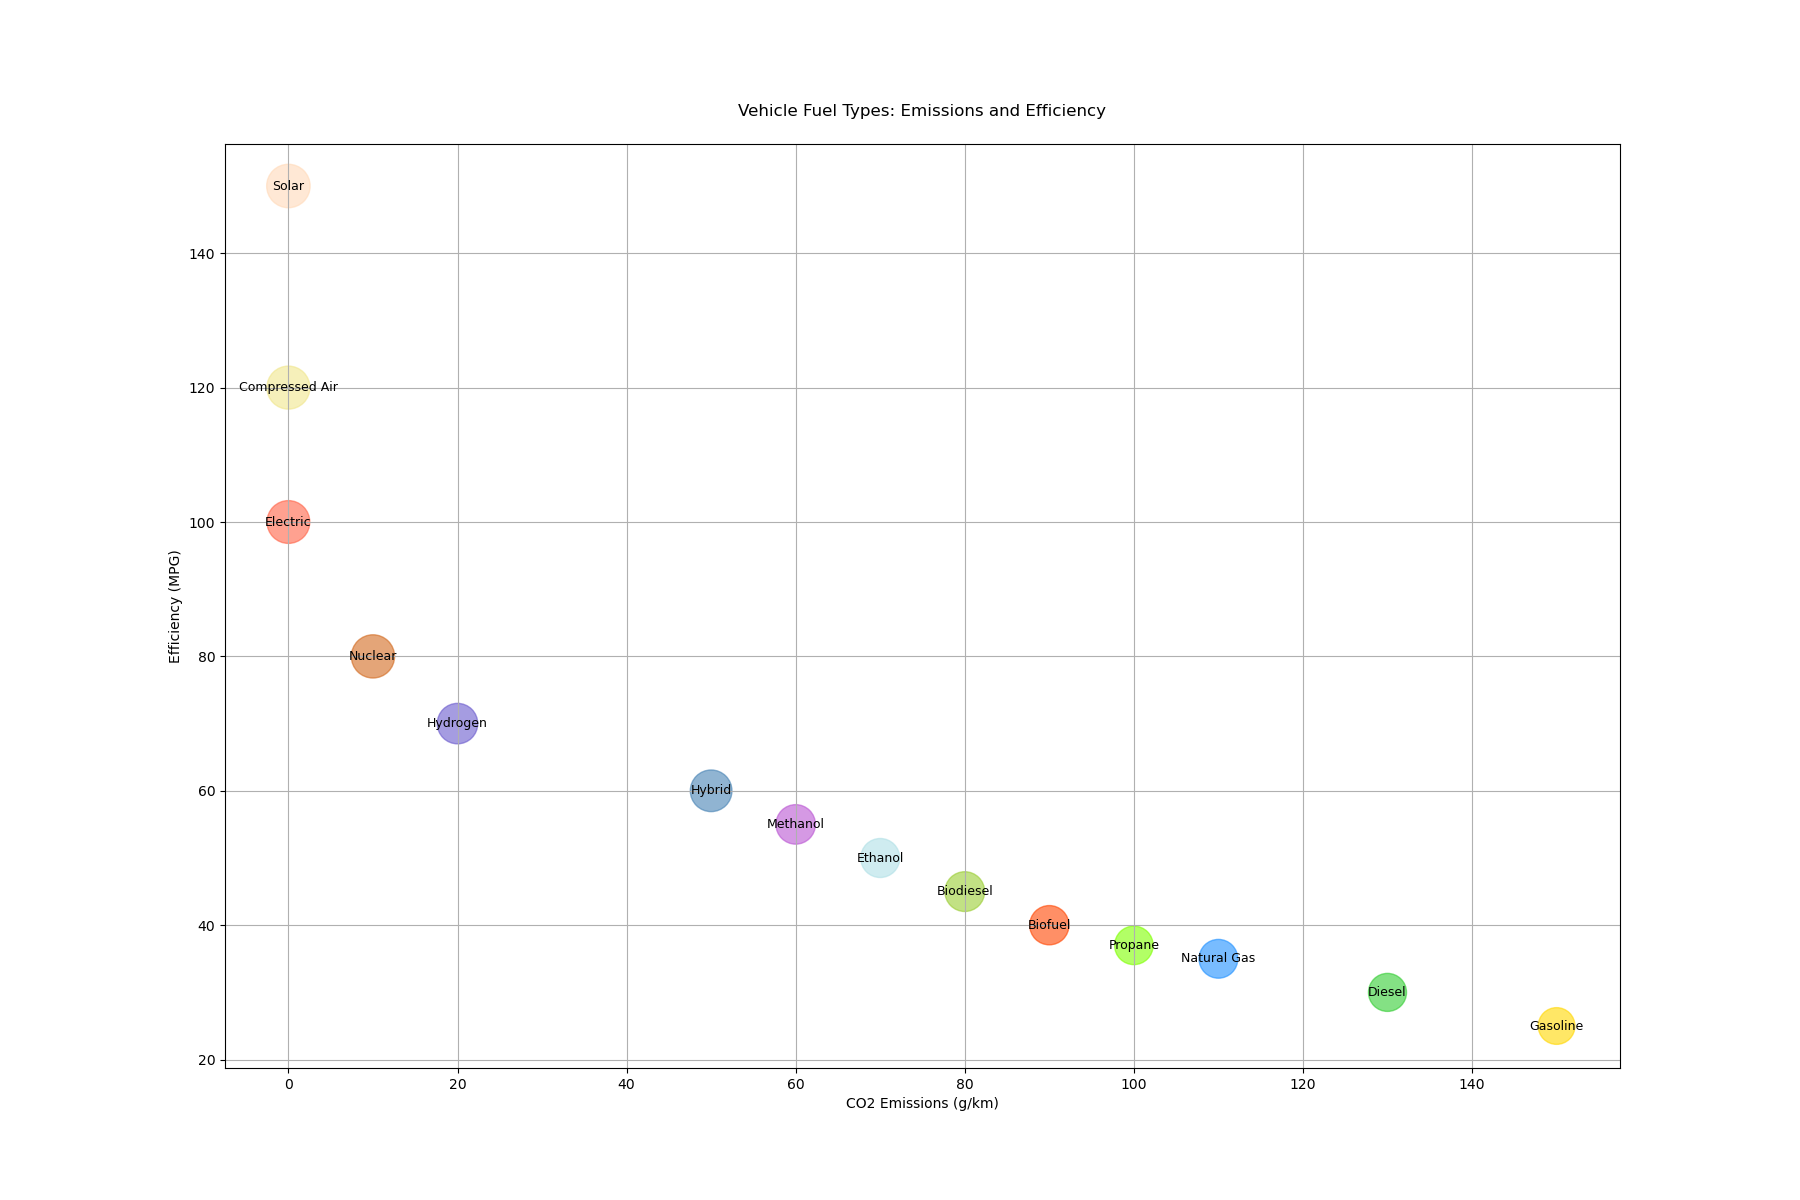

Generate this figure with Python:

import matplotlib.pyplot as plt

data = {
    'Category': ['Electric', 'Hybrid', 'Gasoline', 'Diesel', 'Hydrogen', 'Biofuel', 'Natural Gas', 
                 'Biodiesel', 'Solar', 'Ethanol', 'Methanol', 'Propane', 'Nuclear', 'Compressed Air'],
    'CO2 Emissions (g/km)': [0, 50, 150, 130, 20, 90, 110, 80, 0, 70, 60, 100, 10, 0],
    'Efficiency (MPG)': [100, 60, 25, 30, 70, 40, 35, 45, 150, 50, 55, 37, 80, 120],
    'Eco Rating': [95, 90, 70, 75, 85, 80, 78, 82, 98, 79, 81, 77, 97, 96]
}

size = [value * 10 for value in data['Eco Rating']]

plt.figure(figsize=(18, 12))

scatter = plt.scatter(data['CO2 Emissions (g/km)'], data['Efficiency (MPG)'], 
                      s=size, alpha=0.6, 
                      c=['#FF6347', '#4682B4', '#FFD700', '#32CD32', '#6A5ACD', '#FF4500', '#1E90FF', 
                         '#9ACD32', '#FFDAB9', '#B0E0E6', '#BA55D3', '#7FFF00', '#D2691E', '#F0E68C'])

plt.title('Vehicle Fuel Types: Emissions and Efficiency', pad=20)
plt.xlabel('CO2 Emissions (g/km)')
plt.ylabel('Efficiency (MPG)')

for index, category in enumerate(data['Category']):
    plt.text(data['CO2 Emissions (g/km)'][index], data['Efficiency (MPG)'][index], 
             category, fontsize=9, ha='center', va='center')

plt.grid(True)
plt.show()
